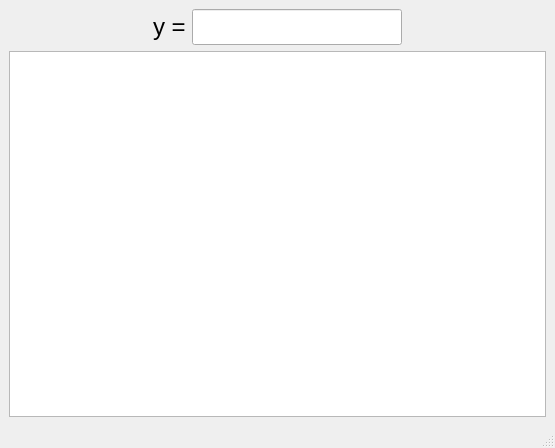
<?xml version="1.0" encoding="UTF-8"?>
<ui version="4.0">
 <class>MainWindow</class>
 <widget class="QMainWindow" name="MainWindow">
  <property name="geometry">
   <rect>
    <x>0</x>
    <y>0</y>
    <width>555</width>
    <height>448</height>
   </rect>
  </property>
  <property name="windowTitle">
   <string>MainWindow</string>
  </property>
  <widget class="QWidget" name="centralwidget">
   <layout class="QGridLayout" name="gridLayout">
    <item row="0" column="3">
     <spacer name="horizontalSpacer">
      <property name="orientation">
       <enum>Qt::Horizontal</enum>
      </property>
      <property name="sizeHint" stdset="0">
       <size>
        <width>40</width>
        <height>20</height>
       </size>
      </property>
     </spacer>
    </item>
    <item row="0" column="2">
     <widget class="QLineEdit" name="lineEdit">
      <property name="font">
       <font>
        <pointsize>18</pointsize>
       </font>
      </property>
      <property name="text">
       <string/>
      </property>
     </widget>
    </item>
    <item row="0" column="1">
     <widget class="QLabel" name="label">
      <property name="font">
       <font>
        <pointsize>18</pointsize>
       </font>
      </property>
      <property name="text">
       <string>y =</string>
      </property>
     </widget>
    </item>
    <item row="0" column="0">
     <spacer name="horizontalSpacer_2">
      <property name="orientation">
       <enum>Qt::Horizontal</enum>
      </property>
      <property name="sizeHint" stdset="0">
       <size>
        <width>40</width>
        <height>20</height>
       </size>
      </property>
     </spacer>
    </item>
    <item row="1" column="0" colspan="4">
     <widget class="PlotWidget" name="graphicsView"/>
    </item>
   </layout>
  </widget>
  <widget class="QStatusBar" name="statusbar"/>
 </widget>
 <customwidgets>
  <customwidget>
   <class>PlotWidget</class>
   <extends>QGraphicsView</extends>
   <header>pyqtgraph</header>
  </customwidget>
 </customwidgets>
 <resources/>
 <connections/>
</ui>
